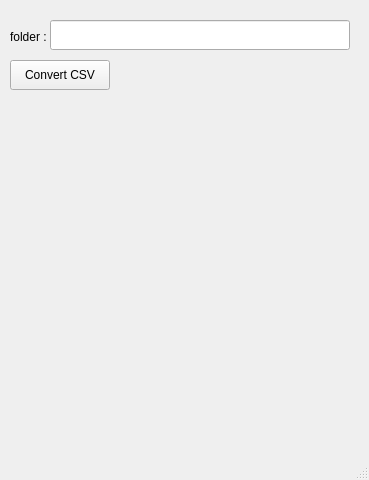
<?xml version="1.0" encoding="UTF-8"?>
<ui version="4.0">
 <class>MainWindow</class>
 <widget class="QMainWindow" name="MainWindow">
  <property name="geometry">
   <rect>
    <x>0</x>
    <y>0</y>
    <width>369</width>
    <height>480</height>
   </rect>
  </property>
  <property name="windowTitle">
   <string>MainWindow</string>
  </property>
  <widget class="QWidget" name="centralwidget">
   <widget class="QLineEdit" name="lineEdit">
    <property name="geometry">
     <rect>
      <x>50</x>
      <y>20</y>
      <width>300</width>
      <height>30</height>
     </rect>
    </property>
   </widget>
   <widget class="QLabel" name="label">
    <property name="geometry">
     <rect>
      <x>10</x>
      <y>30</y>
      <width>47</width>
      <height>14</height>
     </rect>
    </property>
    <property name="text">
     <string>folder :</string>
    </property>
   </widget>
   <widget class="QPushButton" name="pushButton">
    <property name="geometry">
     <rect>
      <x>10</x>
      <y>60</y>
      <width>100</width>
      <height>30</height>
     </rect>
    </property>
    <property name="text">
     <string>Convert CSV</string>
    </property>
   </widget>
  </widget>
  <widget class="QMenuBar" name="menubar">
   <property name="geometry">
    <rect>
     <x>0</x>
     <y>0</y>
     <width>369</width>
     <height>22</height>
    </rect>
   </property>
  </widget>
  <widget class="QStatusBar" name="statusbar"/>
 </widget>
 <resources/>
 <connections/>
</ui>
